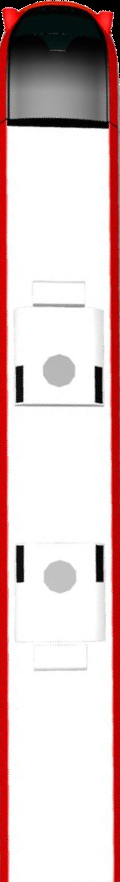
#> input picture assets/train_view.png, 120 x 882 px
$ jupyter execute --allow-errors video_analysis.ipynb   (shell and % lines are left out)
#> lines starting #> are read from the running program, lines starting #| are printed output that depends on the picture
### models_inference/yolo_main_wrapper.py
from typing import List, Optional, Tuple

import numpy
import onnxruntime
import numpy as np
import cv2
import torch
from sahi.postprocess.combine import GreedyNMMPostprocess
from sahi.prediction import ObjectPrediction

from utils.yolo_utils import scale_boxes, non_max_suppression_v8, get_tta_transforms, rotate_image, reverse_boxed_from_rotation
from models_inference.yolo_config import DETECTION_CONF, NMS_TH, SAHI_MATCHING_METRIC, GREEDY_NMM_TH, WINDOW_STRIDE


class LetterBox:
    """Resize image and padding for detection, instance segmentation, pose."""

    def __init__(self, new_shape=(640, 640), auto=False, scaleFill=False, scaleup=True, stride=32):
        """Initialize LetterBox object with specific parameters."""
        self.new_shape = new_shape
        self.auto = auto
        self.scaleFill = scaleFill
        self.scaleup = scaleup
        self.stride = stride

    # [53 lines left out: functions __call__, _update_labels, not called in this run]


class YOLOONNXInference(object):
    def __init__(self,
                 weights: str,
                 image_size: int,
                 window_batch_size: int = 1,
                 window_size: int = 1280,
                 enable_sahi_postprocess: bool = False):
        self.imgsz = image_size
        self.w_bs = window_batch_size
        self.w_imgsz = window_size
        self.gain_k = self.w_imgsz / self.imgsz
        self.enable_sahi_postprocess = enable_sahi_postprocess

        self.weights = weights
        self.model_is_load: bool = False
        self.stride = 32

        self.pre_transformer = LetterBox((self.imgsz, self.imgsz), auto=False, stride=self.stride)
        self.shi_postprocessor = GreedyNMMPostprocess(match_threshold=GREEDY_NMM_TH, match_metric=SAHI_MATCHING_METRIC, class_agnostic=False)

        self._mean: Optional[numpy.ndarray] = None
        self._std: Optional[numpy.ndarray] = None
        self._set_mean_stde()

        self.conf = DETECTION_CONF
        self.iou = NMS_TH

    # [19 lines left out: function load_model, not called in this run]

    def pre_transform(self, x: np.ndarray) -> np.ndarray:
        return self.pre_transformer(image=x)

    # [118 lines left out: functions _set_mean_stde, preprocess, preprocess_for_tiling, run_model, postprocess, _sahi_postprocess and 2 more, not called in this run]

    def _aggregate_tiled_predictions(self, x: List[np.ndarray]) -> np.ndarray:
        return np.concatenate(x, axis=2)

    # [167 lines left out: functions _process_tiled_batch, window_predict, tta_inference, tta_window_inference, __call__, not called in this run]


def xyhw2xyxy(_bbox: List[float]) -> List[int]:
    x1, y1, w, h = _bbox
    return [int(v) for v in [x1, y1, x1 + w, y1 + h]]


# [12 lines left out: function convert_yoloonnx_detections_to_united_list, not called in this run]

### research/notebooks/video_analysis.ipynb
[cell 1]
import cv2
from matplotlib import pyplot as plt
import numpy as np
import os
from tqdm.notebook import tqdm
from vidgear.gears import VideoGear

import sys
sys.path.insert(0, '../../')
from models_inference.yolo_main_wrapper import YOLOONNXInference, convert_yoloonnx_detections_to_united_list
from utils.distance_utils import \
    get_intrinsics, calcle_distance_line, transform_to_formula_angle

[cell 2]
# [81 lines left out: functions plot_frame, render_dist_frame, draw_lines, not called in this run]

#> (a cell that did not finish here is left out)

[cell 4]
vpath = '/media/alexey/HDDData/datasets/railway/RZD_Alarm/central_cam/01_48_31.mp4'

train_model = cv2.imread('../../assets/train_view.png', cv2.IMREAD_UNCHANGED)
#> train_model is the input picture: shape (882, 120, 4); mean B, G, R, A 193.2, 193.3, 218.6, 251.2
train_model = cv2.cvtColor(train_model, cv2.COLOR_BGRA2RGBA)
train_model = train_model[:train_model.shape[0] // 3]
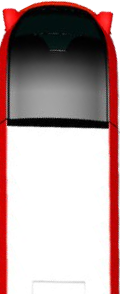
#> train_model: shape (294, 120, 4); mean R, G, B, A 175.3, 149.1, 148.9, 244; transparent parts drawn white
train_model = cv2.resize(train_model, None, fx=1.5, fy=1.5, interpolation=cv2.INTER_AREA)
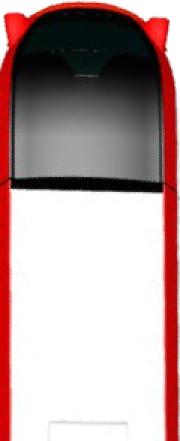
#> train_model: shape (441, 180, 4); mean R, G, B, A 175.4, 149.2, 149, 244; transparent parts drawn white

# video_stream = VideoGear(source=vpath, colorspace="COLOR_BGR2RGB", stabilize=True).start()

stream = cv2.VideoCapture(vpath, cv2.CAP_FFMPEG)
# stream = video_stream.stream.stream

stream_width = int(stream.get(cv2.CAP_PROP_FRAME_WIDTH))
stream_height = int(stream.get(cv2.CAP_PROP_FRAME_HEIGHT))
video_lenght = int(stream.get(cv2.CAP_PROP_FRAME_COUNT))
fps = int(stream.get(cv2.CAP_PROP_FPS))
print('FPS: {}, W: {}, H: {}, LEN: {}'.format(fps, stream_width, stream_height, video_lenght))

camera_h = 2.0
angle = 2.5
dists = [10, 20, 100]
K = get_intrinsics(90, stream_height, stream_width)
